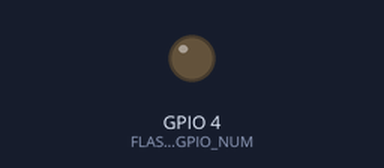
Bench run of a sketch on a simulated ESP32. On the bench: output pins drawn as LEDs (lit = HIGH). WiFi joins after 1.5 s; servers stay silent unless stated; uploads are accepted with an empty reply; the camera gives no picture; what the sketch prints to the serial monitor is not drawn.

Above: at 5.9 s.
At 10.08 s:
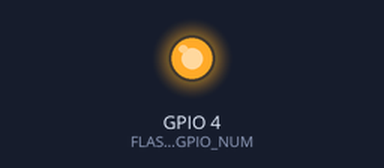
Timing chart, 0 to 15.3 s (numbered marks = the images above):
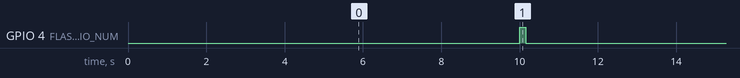

Measured:
- by itself, GPIO 4 (FLASH_GPIO_NUM): alternates HIGH for 0.16 s and LOW for 10.2 s

The sketch:

Supabase_cam.ino
```cpp
#include <WiFi.h>
#include "esp_camera.h"
#include <HTTPClient.h>
#include <WiFiClientSecure.h>
#include "soc/soc.h"
#include "soc/rtc_cntl_reg.h"

// ================= WIFI =================
const char* ssid = "//";
const char* password = "//";

// ================= SUPABASE =================
String supabase_url = "//";
String anon_key = "//";
String bucket = "//";

// ================= CAMERA PIN =================
#define PWDN_GPIO_NUM     32
#define RESET_GPIO_NUM    -1
#define XCLK_GPIO_NUM      0
#define SIOD_GPIO_NUM     26
#define SIOC_GPIO_NUM     27
#define Y9_GPIO_NUM       35
#define Y8_GPIO_NUM       34
#define Y7_GPIO_NUM       39
#define Y6_GPIO_NUM       36
#define Y5_GPIO_NUM       21
#define Y4_GPIO_NUM       19
#define Y3_GPIO_NUM       18
#define Y2_GPIO_NUM        5
#define VSYNC_GPIO_NUM    25
#define HREF_GPIO_NUM     23
#define PCLK_GPIO_NUM     22
#define FLASH_GPIO_NUM     4

// ================= INTERVAL =================
unsigned long lastTime = 0;
const int interval = 10000;

// ================= CAMERA =================
void setupCamera() {
  camera_config_t config;
  config.ledc_channel = LEDC_CHANNEL_0;
  config.ledc_timer = LEDC_TIMER_0;

  config.pin_d0 = Y2_GPIO_NUM;
  config.pin_d1 = Y3_GPIO_NUM;
  config.pin_d2 = Y4_GPIO_NUM;
  config.pin_d3 = Y5_GPIO_NUM;
  config.pin_d4 = Y6_GPIO_NUM;
  config.pin_d5 = Y7_GPIO_NUM;
  config.pin_d6 = Y8_GPIO_NUM;
  config.pin_d7 = Y9_GPIO_NUM;

  config.pin_xclk = XCLK_GPIO_NUM;
  config.pin_pclk = PCLK_GPIO_NUM;
  config.pin_vsync = VSYNC_GPIO_NUM;
  config.pin_href = HREF_GPIO_NUM;

  config.pin_sscb_sda = SIOD_GPIO_NUM;
  config.pin_sscb_scl = SIOC_GPIO_NUM;

  config.pin_pwdn = PWDN_GPIO_NUM;
  config.pin_reset = RESET_GPIO_NUM;

  config.xclk_freq_hz = 20000000;
  config.pixel_format = PIXFORMAT_JPEG;

  // 🔥 OPTIMASI (BIAR GA CEPAT ERROR)
  config.frame_size = FRAMESIZE_QVGA;
  config.jpeg_quality = 15;
  config.fb_count = 1;

  if (esp_camera_init(&config) != ESP_OK) {
    Serial.println("Camera Init Failed!");
    ESP.restart();
  }
}

// ================= UPLOAD =================
bool uploadImage(camera_fb_t *fb) {
  if (!fb) return false;

  WiFiClientSecure client;
  client.setInsecure(); // 🔥 WAJIB untuk HTTPS

  HTTPClient https;

  String fileName = "esp32_" + String(millis()) + ".jpg";
  String url = supabase_url + "/storage/v1/object/" + bucket + "/" + fileName;

  Serial.println("Upload ke:");
  Serial.println(url);

  if (!https.begin(client, url)) {
    Serial.println("HTTPS Begin Failed");
    return false;
  }

  https.addHeader("Content-Type", "image/jpeg");
  https.addHeader("Authorization", "Bearer " + anon_key);
  https.addHeader("apikey", anon_key);

  int httpCode = https.POST(fb->buf, fb->len);

  Serial.print("HTTP Code: ");
  Serial.println(httpCode);

  https.end();

  return (httpCode == 200 || httpCode == 201);
}

// ================= SETUP =================
void setup() {
  WRITE_PERI_REG(RTC_CNTL_BROWN_OUT_REG, 0);

  Serial.begin(115200);

  pinMode(FLASH_GPIO_NUM, OUTPUT);
  digitalWrite(FLASH_GPIO_NUM, LOW);

  WiFi.begin(ssid, password);
  Serial.print("Connecting WiFi");

  while (WiFi.status() != WL_CONNECTED) {
    delay(500);
    Serial.print(".");
  }

  Serial.println("\nWiFi Connected");
  Serial.println(WiFi.localIP());

  setupCamera();
}

// ================= LOOP =================
void loop() {
  if (millis() - lastTime > interval) {
    Serial.println("Capture & Upload");

    // 🔥 Flash ON
    digitalWrite(FLASH_GPIO_NUM, HIGH);
    delay(100);

    // 📸 Capture
    camera_fb_t *fb = esp_camera_fb_get();

    // 🔥 Flash OFF
    digitalWrite(FLASH_GPIO_NUM, LOW);

    if (!fb) {
      Serial.println("Capture Failed");
      return;
    }

    // 🚀 Upload ke Supabase
    if (uploadImage(fb)) {
      Serial.println("UPLOAD SUCCESS (KE SUPABASE)");
    } else {
      Serial.println("UPLOAD FAILED");
    }

    esp_camera_fb_return(fb);
    fb = NULL;

    lastTime = millis();
  }
}
```
